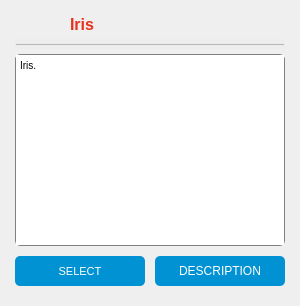
         <widget class="QWidget" name="irisWidget" native="true">
          <property name="sizePolicy">
           <sizepolicy hsizetype="Maximum" vsizetype="Maximum">
            <horstretch>0</horstretch>
            <verstretch>0</verstretch>
           </sizepolicy>
          </property>
          <property name="minimumSize">
           <size>
            <width>300</width>
            <height>300</height>
           </size>
          </property>
          <property name="autoFillBackground">
           <bool>false</bool>
          </property>
          <property name="styleSheet">
           <string notr="true">QWidget#irisWidget {
	background: rgb(255, 255, 255);
	border-radius: 15px;
	border: 1px solid grey;
}
</string>
          </property>
          <layout class="QGridLayout" name="gridLayout_2" rowstretch="0,0,0,0,0" columnstretch="0,0">
           <property name="leftMargin">
            <number>15</number>
           </property>
           <property name="topMargin">
            <number>15</number>
           </property>
           <property name="rightMargin">
            <number>15</number>
           </property>
           <property name="bottomMargin">
            <number>15</number>
           </property>
           <property name="spacing">
            <number>5</number>
           </property>
           <item row="1" column="0" colspan="2">
            <layout class="QHBoxLayout" name="horizontalLayout_5" stretch="2,4,1">
             <property name="spacing">
              <number>5</number>
             </property>
             <property name="topMargin">
              <number>0</number>
             </property>
             <property name="rightMargin">
              <number>10</number>
             </property>
             <item>
              <widget class="QLabel" name="label_4">
               <property name="sizePolicy">
                <sizepolicy hsizetype="Fixed" vsizetype="Fixed">
                 <horstretch>0</horstretch>
                 <verstretch>0</verstretch>
                </sizepolicy>
               </property>
               <property name="minimumSize">
                <size>
                 <width>0</width>
                 <height>0</height>
                </size>
               </property>
               <property name="maximumSize">
                <size>
                 <width>50</width>
                 <height>50</height>
                </size>
               </property>
               <property name="text">
                <string/>
               </property>
               <property name="pixmap">
                <pixmap>Images/iris.png</pixmap>
               </property>
               <property name="scaledContents">
                <bool>true</bool>
               </property>
               <property name="alignment">
                <set>Qt::AlignCenter</set>
               </property>
              </widget>
             </item>
             <item>
              <widget class="QLabel" name="titleLabel0">
               <property name="font">
                <font>
                 <pointsize>12</pointsize>
                 <weight>75</weight>
                 <bold>true</bold>
                </font>
               </property>
               <property name="styleSheet">
                <string notr="true">color: #e6331c;</string>
               </property>
               <property name="text">
                <string>Iris</string>
               </property>
               <property name="alignment">
                <set>Qt::AlignLeading|Qt::AlignLeft|Qt::AlignVCenter</set>
               </property>
              </widget>
             </item>
             <item>
              <widget class="QLabel" name="infoLabel0">
               <property name="sizePolicy">
                <sizepolicy hsizetype="Maximum" vsizetype="Maximum">
                 <horstretch>0</horstretch>
                 <verstretch>0</verstretch>
                </sizepolicy>
               </property>
               <property name="maximumSize">
                <size>
                 <width>25</width>
                 <height>25</height>
                </size>
               </property>
               <property name="cursor">
                <cursorShape>WhatsThisCursor</cursorShape>
               </property>
               <property name="toolTip">
                <string extracomment="Info"/>
               </property>
               <property name="styleSheet">
                <string notr="true"/>
               </property>
               <property name="text">
                <string/>
               </property>
               <property name="pixmap">
                <pixmap>Images/info.png</pixmap>
               </property>
               <property name="scaledContents">
                <bool>true</bool>
               </property>
               <property name="alignment">
                <set>Qt::AlignRight|Qt::AlignTop|Qt::AlignTrailing</set>
               </property>
              </widget>
             </item>
            </layout>
           </item>
           <item row="4" column="0" colspan="2">
            <layout class="QHBoxLayout" name="horizontalLayout_4">
             <property name="spacing">
              <number>10</number>
             </property>
             <property name="topMargin">
              <number>5</number>
             </property>
             <property name="bottomMargin">
              <number>5</number>
             </property>
             <item>
              <widget class="QPushButton" name="selectButton0">
               <property name="minimumSize">
                <size>
                 <width>0</width>
                 <height>30</height>
                </size>
               </property>
               <property name="font">
                <font>
                 <pointsize>8</pointsize>
                </font>
               </property>
               <property name="cursor">
                <cursorShape>PointingHandCursor</cursorShape>
               </property>
               <property name="autoFillBackground">
                <bool>false</bool>
               </property>
               <property name="styleSheet">
                <string notr="true">background-color: #0092d2;
color: white;
border-radius: 5px;</string>
               </property>
               <property name="text">
                <string>SELECT</string>
               </property>
              </widget>
             </item>
             <item>
              <widget class="QPushButton" name="descriptionButton0">
               <property name="minimumSize">
                <size>
                 <width>0</width>
                 <height>30</height>
                </size>
               </property>
               <property name="cursor">
                <cursorShape>PointingHandCursor</cursorShape>
               </property>
               <property name="styleSheet">
                <string notr="true">background-color: #0092d2;
color: white;
border-radius: 5px;</string>
               </property>
               <property name="text">
                <string>DESCRIPTION</string>
               </property>
              </widget>
             </item>
            </layout>
           </item>
           <item row="3" column="0" colspan="2">
            <widget class="QTextBrowser" name="textBrowser">
             <property name="sizePolicy">
              <sizepolicy hsizetype="Expanding" vsizetype="Expanding">
               <horstretch>2</horstretch>
               <verstretch>0</verstretch>
              </sizepolicy>
             </property>
             <property name="styleSheet">
              <string notr="true">border: 1px solid grey;
border-radius: 5px;</string>
             </property>
             <property name="frameShadow">
              <enum>QFrame::Sunken</enum>
             </property>
             <property name="verticalScrollBarPolicy">
              <enum>Qt::ScrollBarAsNeeded</enum>
             </property>
             <property name="horizontalScrollBarPolicy">
              <enum>Qt::ScrollBarAlwaysOff</enum>
             </property>
             <property name="autoFormatting">
              <set>QTextEdit::AutoBulletList</set>
             </property>
             <property name="markdown">
              <string>Iris.

</string>
             </property>
             <property name="html">
              <string>&lt;!DOCTYPE HTML PUBLIC &quot;-//W3C//DTD HTML 4.0//EN&quot; &quot;http://www.w3.org/TR/REC-html40/strict.dtd&quot;&gt;
&lt;html&gt;&lt;head&gt;&lt;meta name=&quot;qrichtext&quot; content=&quot;1&quot; /&gt;&lt;style type=&quot;text/css&quot;&gt;
p, li { white-space: pre-wrap; }
&lt;/style&gt;&lt;/head&gt;&lt;body style=&quot; font-family:'MS Shell Dlg 2'; font-size:7.8pt; font-weight:400; font-style:normal;&quot;&gt;
&lt;p style=&quot; margin-top:5px; margin-bottom:5px; margin-left:0px; margin-right:0px; -qt-block-indent:0; text-indent:0px;&quot;&gt;Iris.&lt;/p&gt;&lt;/body&gt;&lt;/html&gt;</string>
             </property>
            </widget>
           </item>
           <item row="2" column="0" colspan="2">
            <widget class="Line" name="line_3">
             <property name="sizePolicy">
              <sizepolicy hsizetype="Expanding" vsizetype="Minimum">
               <horstretch>0</horstretch>
               <verstretch>0</verstretch>
              </sizepolicy>
             </property>
             <property name="minimumSize">
              <size>
               <width>0</width>
               <height>10</height>
              </size>
             </property>
             <property name="font">
              <font>
               <weight>50</weight>
               <bold>false</bold>
              </font>
             </property>
             <property name="styleSheet">
              <string notr="true">background: rgba(0, 0, 0, 0.01);</string>
             </property>
             <property name="lineWidth">
              <number>1</number>
             </property>
             <property name="midLineWidth">
              <number>1</number>
             </property>
             <property name="orientation">
              <enum>Qt::Horizontal</enum>
             </property>
            </widget>
           </item>
          </layout>
         </widget>
